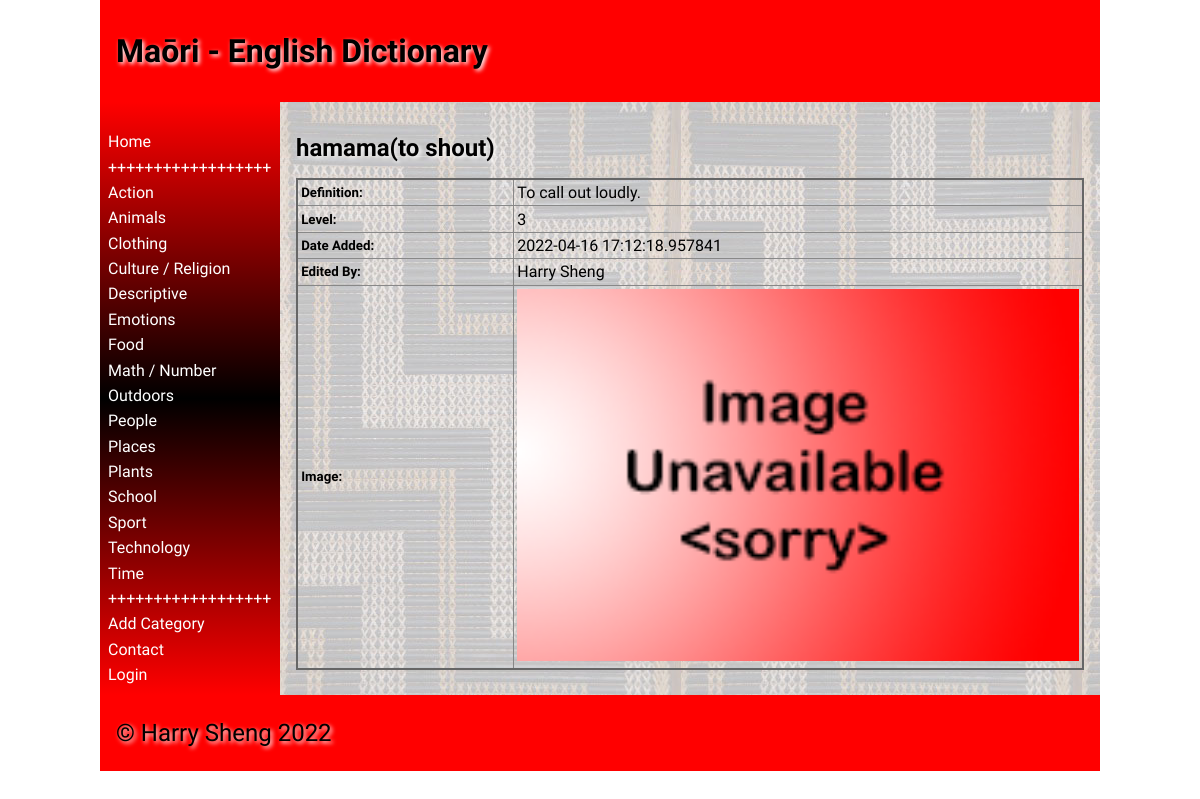
The app's page /word/1 with its own data.
### tables this page shows
CREATE TABLE "categories"
(
	id integer
		constraint Dictionary_pk
			primary key autoincrement,
	category varchar(30)
);

CREATE TABLE "Words"
(
    id          integer
        constraint Words_pk
            primary key,
    maori       varchar(30),
    english     varchar(30),
    category    varchar(30),
    definition  varchar(300),
    level       integer(10),
    image       varchar(30),
    user_id     integer
        references User,
    timestamp   datatime,
    category_id integer
        constraint Words_category_id_fk
            references categories
, username varchar(30));

### app.py (the view, shortened to what this page needs)
@app.route('/word/<wordid>', methods=['POST', 'GET'])
def word(wordid):
    con = create_connection(DATABASE)
    query = "SELECT id, maori, english, definition, level, timestamp, user_id, image, username FROM Words WHERE id = ?" # get the data from database
    cur = con.cursor()
    cur.execute(query, (wordid,)) # execute query
    words = cur.fetchall() # put words into a list
    con.close()
    return render_template('word.html', logged_in=is_logged_in(), categories=category_list(), words=words,
                           logged_in_teacher=is_logged_in_teacher())

### app.py (called while the page is built)
def create_connection(db_file):
    try:
        connection = sqlite3.connect(db_file)
        connection.execute('pragma foreign_keys=ON')
        return connection
    except Error as e:
        print(e)
    return None

def is_logged_in():
    if session.get("email") is None:  # if there is no email the user are not logged in
        print("not logged in")
        return False
    else:
        print("logged in")
        return True

def is_logged_in_teacher():
    if session.get("teacher") == "Y":  # if the user is the teacher
        print("logged in as teacher")
        return True
    else:
        print("logged in as student")
        return False

def category_list():
    con = create_connection(DATABASE) # create connection to database
    query = "SELECT id, category FROM categories ORDER BY category ASC"  # select category fom
    cur = con.cursor()
    cur.execute(query) # execute the query
    category_list = cur.fetchall()
    cur.close()
    return category_list

### templates/word.html (shortened to what this page needs)
{% extends 'base.html' %}
{% block heading %}Maōri - English Dictionary{% endblock %}
{% block main %}
    {%  for word in words %}
    <h2>{{ word[1] }}({{ word[2] }}){% if logged_in_teacher %}<a href="/deleteword/{{ word[0]}}/{{ word[1] }}">- Delete Word</a>{% endif %}</h2>
    {% endfor %}
<table class="cart-table">
    {%  for word in words %}
    <thead>
    <tr>
        <td><h5>Definition:</h5></td>
        <td>{{ word[3] }}</td>
    </tr>
    <tr>
        <td><h5>Level:</h5></td>
        <td>{{ word[4] }}</td>
    </tr>
    <tr>
        <td><h5>Date Added:</h5></td>
        <td>{{ word[5] }}</td>
    </tr>
    <tr>
        <td><h5>Edited By:</h5></td>
        <td>{{ word[8] }}</td>
    </tr>
    <tr>
        <td><h5>Image:</h5></td>
        <td><img src="/static/images/{{ word[7] }}.jpg"  alt=""></td>
    </tr>
    </thead>
    {% endfor %}
</table>
{% endblock %}

### templates/base.html (shortened to what this page needs)
<!doctype html>
<html lang="en">
<head>
	<link href="{{ url_for('static', filename='css/style.css') }}" rel="stylesheet">
</head>
<body>
	<div id="container">
		<header>
			<h1>{% block heading %}{% endblock %}</h1>
		</header>
		<nav>
			<ul>
                <li><a href="\">Home</a></li>
                <li><a>++++++++++++++++++</a></li>
                <div class="category">
                {% for category in categories %}
                <tr>
                    <li><a href="/category/{{ category[0]}}">{{ category[1]}}</a></li>
                </tr>
                {% endfor %}
                </div>
                <li><a>++++++++++++++++++</a></li>
                <li><a href="/add_category">Add Category</a></li>
                <li><a href="/contact">Contact</a></li>
                {% if logged_in %}
                    <li><a href="/logout">Log Out(Logged as {{ session.first_name }})</a></li>
				{% else %}
                    <li><a href="/login">Login</a></li>
                {% endif %}
			</ul>
		</nav>
		<main>
            {% block main%}{% endblock %}
        </main>
		<footer>
			<p>
				&copy; Harry Sheng 2022
			</p>
		</footer>
	</div>
</body>
</html>

### static/css/style.css (style rules this page uses)
* { font-family: Comfortaa, sans-serif; margin: 0; padding: 0; box-sizing: border-box; }
#container { display: grid; grid-template-columns: 75px auto; grid-template-areas: 'nav header' 'main main' 'footer footer'; }
header { grid-area: header; background-color: #f00; padding: 1rem; }
nav { grid-area: nav; }
main { grid-area: main; padding: 1rem; background-color: #edd; }
h1, h2, h3, h4 { padding: 1rem 0; font-family: 'Suez One', serif; color: #000; text-shadow: 2px 2px 4px #fff; }
p { padding: 0.5rem 0; }
a { color: #222; }
img { width: 100%; }
table { width: 100%; border: 2px solid #666; border-collapse: collapse; }
th, td { border: 1px solid #888; padding: 0.2rem; text-align: left; }
footer { grid-area: footer; padding: 1rem; background-color: #f00; }
footer p { color: #000; text-shadow: 2px 2px 4px #fff; font-size: 1.5rem; }
@media only screen and (min-width: 768px) { #container { grid-template-columns: 180px auto; grid-template-areas: 'header header' 'nav main' 'footer footer'; } }
@media only screen and (min-width: 768px) { nav { background: linear-gradient(180deg, rgba(255,0,0,1) 0%, rgba(0, 0, 0, 1) 50%, rgba(255,0,0,1) 100%); padding: 0.5rem; } }
@media only screen and (min-width: 768px) { nav ul { list-style: none; } }
@media only screen and (min-width: 768px) { nav li { padding: 0.2rem 0; } }
@media only screen and (min-width: 768px) { nav a { color: #fff; text-decoration: none; } }
@media only screen and (min-width: 768px) { main { background-image: url('/static/images/poutama.jpg'); } }
@media only screen and (min-width: 1000px) { #container { width: 1000px; margin: auto; } }

### records on screen
categories: category "Action"
categories: category "Animals"
categories: category "Clothing"
categories: category "Culture / Religion"
categories: category "Descriptive"
categories: category "Emotions"
categories: category "Food"
categories: category "Math / Number"
categories: category "Outdoors"
categories: category "People"
categories: category "Places"
categories: category "Plants"
categories: category "School"
categories: category "Sport"
categories: category "Technology"
categories: category "Time"
Words: maori "hamama", english "to shout", definition "To call out loudly.", level "3", timestamp "2022-04-16 17:12:18.957841", username "Harry Sheng", image (placeholder picture)
